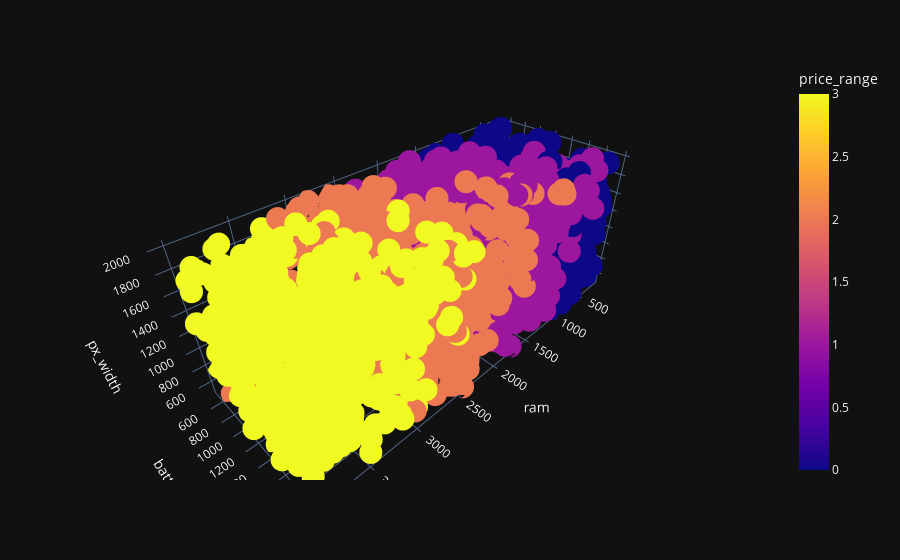

Notebook cell for this chart:
### Markdown cell above
#### 3D- Scatter Plot to show the highest correlated features (RAM, Battery Power, px_width)

### Code cell
fig=px.scatter_3d(data, x='ram',y='battery_power',z='px_width',color='price_range')
fig.show()

### Figure 1 — Plotly figure (JSON) as saved in the notebook; plotly's stock layout.template omitted (floating-point values rounded to 4 significant figures; data arrays with more than 128 entries replaced by an {"elided": "..."} marker saying what was removed)
{"data": [{"hovertemplate": "ram=%{x}<br>battery_power=%{y}<br>px_width=%{z}<br>price_range=%{marker.color}<extra></extra>", "legendgroup": "", "marker": {"color": {"elided": "2000 int values"}, "coloraxis": "coloraxis", "symbol": "circle"}, "mode": "markers", "name": "", "scene": "scene", "showlegend": false, "type": "scatter3d", "x": {"elided": "2000 int values"}, "y": {"elided": "2000 int values"}, "z": {"elided": "2000 int values"}}], "layout": {"coloraxis": {"colorbar": {"title": {"text": "price_range"}}, "colorscale": [[0, "#0d0887"], [0.1111, "#46039f"], [0.2222, "#7201a8"], [0.3333, "#9c179e"], [0.4444, "#bd3786"], [0.5556, "#d8576b"], [0.6667, "#ed7953"], [0.7778, "#fb9f3a"], [0.8889, "#fdca26"], [1, "#f0f921"]]}, "legend": {"tracegroupgap": 0}, "margin": {"t": 60}, "scene": {"domain": {"x": [0, 1], "y": [0, 1]}, "xaxis": {"title": {"text": "ram"}}, "yaxis": {"title": {"text": "battery_power"}}, "zaxis": {"title": {"text": "px_width"}}}}}
